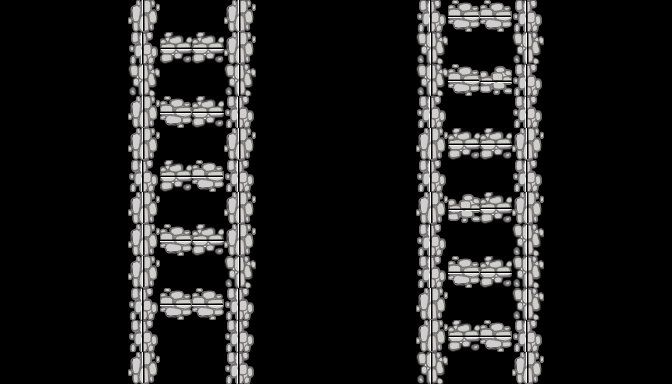

Tiled map render using the project's own tile images. Description and the whole map definition, tile-layer contents included, below:
An orthogonal 21x12 tile map with 32x32 px tiles, 1 tile layer (MAP_LAYER_TILE), 1 hidden layer not drawn, 3 tilesets and 28 objects (12x PROP_TREE, 6x PROP_SHRUB, 2x BALLOON, 2x PROP_WALL, PROP_TOWER, ...).

<map version="1.0" orientation="orthogonal" renderorder="right-down" width="21" height="12" tilewidth="32" tileheight="32" nextobjectid="103">
 <properties>
  <property name="background" value="bg-iphone" />
 </properties>
 <tileset firstgid="1" name="paths" tilewidth="32" tileheight="32" tilecount="6">
  <image source="../paths/pathSpriteSheet.png" width="192" height="32" />
  <terraintypes>
   <terrain name="path Horizontal" tile="-1" />
   <terrain name="path Vertical" tile="-1" />
  </terraintypes>
  <tile id="0" terrain="0,0,0,0" />
  <tile id="1" terrain="1,1,1,1" />
  <tile id="2" terrain="0,0,0,0" />
  <tile id="3" terrain="1,1,1,1" />
  <tile id="4" terrain="0,0,0,0" />
  <tile id="5" terrain="1,1,1,1" />
 </tileset>
 <tileset firstgid="7" name="Mobs" tilewidth="64" tileheight="64" tilecount="3">
  <tile id="0">
   <image width="64" height="64" source="../knightOnHorse.png" />
  </tile>
  <tile id="1">
   <image width="64" height="64" source="../knight.png" />
  </tile>
  <tile id="2">
   <image width="64" height="64" source="../king.png" />
  </tile>
 </tileset>
 <tileset firstgid="10" name="props" tilewidth="64" tileheight="64" tilecount="9">
  <tile id="0">
   <image width="64" height="64" source="../shrub_burnt1.png" />
  </tile>
  <tile id="1">
   <image width="64" height="64" source="../shrub_burnt2.png" />
  </tile>
  <tile id="2">
   <image width="64" height="64" source="../shrub.png" />
  </tile>
  <tile id="3">
   <image width="64" height="64" source="../tower.png" />
  </tile>
  <tile id="4">
   <image width="64" height="64" source="../tree_burnt1.png" />
  </tile>
  <tile id="5">
   <image width="64" height="64" source="../tree_burnt2.png" />
  </tile>
  <tile id="6">
   <image width="64" height="64" source="../tree.png" />
  </tile>
  <tile id="7">
   <image width="64" height="64" source="../wall.png" />
  </tile>
  <tile id="8">
   <image width="32" height="32" source="../balloon-32x32.png" />
  </tile>
 </tileset>
 <imagelayer name="background" visible="0">
  <image source="../../dist/assets/bg-iphone.png" />
 </imagelayer>
 <layer name="MAP_LAYER_TILE" width="21" height="12">
  <data encoding="csv">
0,0,0,0,6,0,0,6,0,0,0,0,0,2,5,5,2,0,0,0,0,
0,0,0,0,2,3,3,6,0,0,0,0,0,4,0,0,4,0,0,0,0,
0,0,0,0,4,0,0,4,0,0,0,0,0,4,5,1,2,0,0,0,0,
0,0,0,0,6,5,3,2,0,0,0,0,0,2,0,0,2,0,0,0,0,
0,0,0,0,6,0,0,6,0,0,0,0,0,6,3,3,6,0,0,0,0,
0,0,0,0,2,3,5,2,0,0,0,0,0,2,0,0,2,0,0,0,0,
0,0,0,0,6,0,0,6,0,0,0,0,0,6,1,3,6,0,0,0,0,
0,0,0,0,6,5,3,6,0,0,0,0,0,2,0,0,4,0,0,0,0,
0,0,0,0,6,0,0,4,0,0,0,0,0,2,5,3,4,0,0,0,0,
0,0,0,0,2,5,5,2,0,0,0,0,0,6,0,0,4,0,0,0,0,
0,0,0,0,2,0,0,2,0,0,0,0,0,6,3,5,2,0,0,0,0,
0,0,0,0,6,0,0,2,0,0,0,0,0,4,0,0,6,0,0,0,0
</data>
 </layer>
 <objectgroup name="balloons">
  <object id="51" name="BALLOON" gid="18" x="512" y="384" width="32" height="32" />
  <object id="102" name="BALLOON" gid="18" x="224" y="384" width="32" height="32" />
 </objectgroup>
 <objectgroup name="props" visible="0">
  <object id="25" name="PROP_WALL" type="PROP_WALL" gid="17" x="0" y="136" width="64" height="64" />
  <object id="26" name="PROP_WALL" type="PROP_WALL" gid="17" x="608" y="216" width="64" height="64" />
  <object id="27" name="PROP_TOWER" type="PROP_TOWER" gid="13" x="304" y="120" width="64" height="64" />
  <object id="31" name="PROP_TREE" gid="16" x="488" y="192" width="64" height="64" />
  <object id="32" name="PROP_SHRUB" gid="12" x="0" y="320" width="64" height="64" />
  <object id="62" name="PROP_SHRUB" gid="12" x="72" y="320" width="64" height="64" />
  <object id="63" name="PROP_SHRUB" gid="12" x="40" y="312" width="64" height="64" />
  <object id="64" name="PROP_SHRUB" gid="12" x="304" y="288" width="64" height="64" />
  <object id="66" name="PROP_SHRUB" gid="12" x="336" y="296" width="64" height="64" />
  <object id="67" name="PROP_SHRUB" gid="12" x="264" y="296" width="64" height="64" />
  <object id="68" name="PROP_TREE" gid="16" x="440" y="144" width="64" height="64" />
  <object id="69" name="PROP_TREE" gid="16" x="344" y="184" width="64" height="64" />
  <object id="70" name="PROP_TREE" gid="16" x="208" y="160" width="64" height="64" />
  <object id="71" name="PROP_TREE" gid="16" x="152" y="176" width="64" height="64" />
  <object id="72" name="PROP_TREE" gid="16" x="384" y="168" width="64" height="64" />
  <object id="73" name="PROP_TREE" gid="16" x="120" y="152" width="64" height="64" />
  <object id="74" name="PROP_TREE" gid="16" x="184" y="256" width="64" height="64" />
  <object id="75" name="PROP_TREE" gid="16" x="432" y="248" width="64" height="64" />
  <object id="76" name="PROP_TREE" gid="16" x="568" y="248" width="64" height="64" />
  <object id="77" name="PROP_TREE" gid="16" x="0" y="224" width="64" height="64" />
  <object id="78" name="PROP_TREE" gid="16" x="24" y="232" width="64" height="64" />
 </objectgroup>
 <objectgroup name="MAP_LAYER_SPAWN">
  <object id="82" name="MAP_SPAWNER" x="0" y="-24">
   <properties>
    <property name="mobList" value="MOB_KNIGHT" />
    <property name="pathList" value="leftPath, rightPath" />
   </properties>
   <polygon points="0,0 40,0 16,24" />
  </object>
 </objectgroup>
 <objectgroup name="MAP_LAYER_TAPZONE" visible="0">
  <object id="89" name="left" x="54" y="0" width="264" height="384">
   <properties>
    <property name="fire" value="192, 352" />
   </properties>
  </object>
  <object id="90" name="right" x="352" y="0" width="264" height="384">
   <properties>
    <property name="fire" value="480, 352" />
   </properties>
  </object>
 </objectgroup>
 <objectgroup name="leftPath">
  <object id="98" x="144" y="-24">
   <polyline points="0,0 0,72 96,72 96,136 0,136 0,200 96,200 96,264 0,264 0,328 96,328 96,432" />
  </object>
 </objectgroup>
 <objectgroup name="rightPath">
  <object id="100" x="528" y="-32">
   <polyline points="0,0 0,48 -96,48 -96,112 0,112 0,176 -96,176 -96,240 0,240 0,304 -96,304 -96,368 0,368 0,440" />
  </object>
 </objectgroup>
</map>
